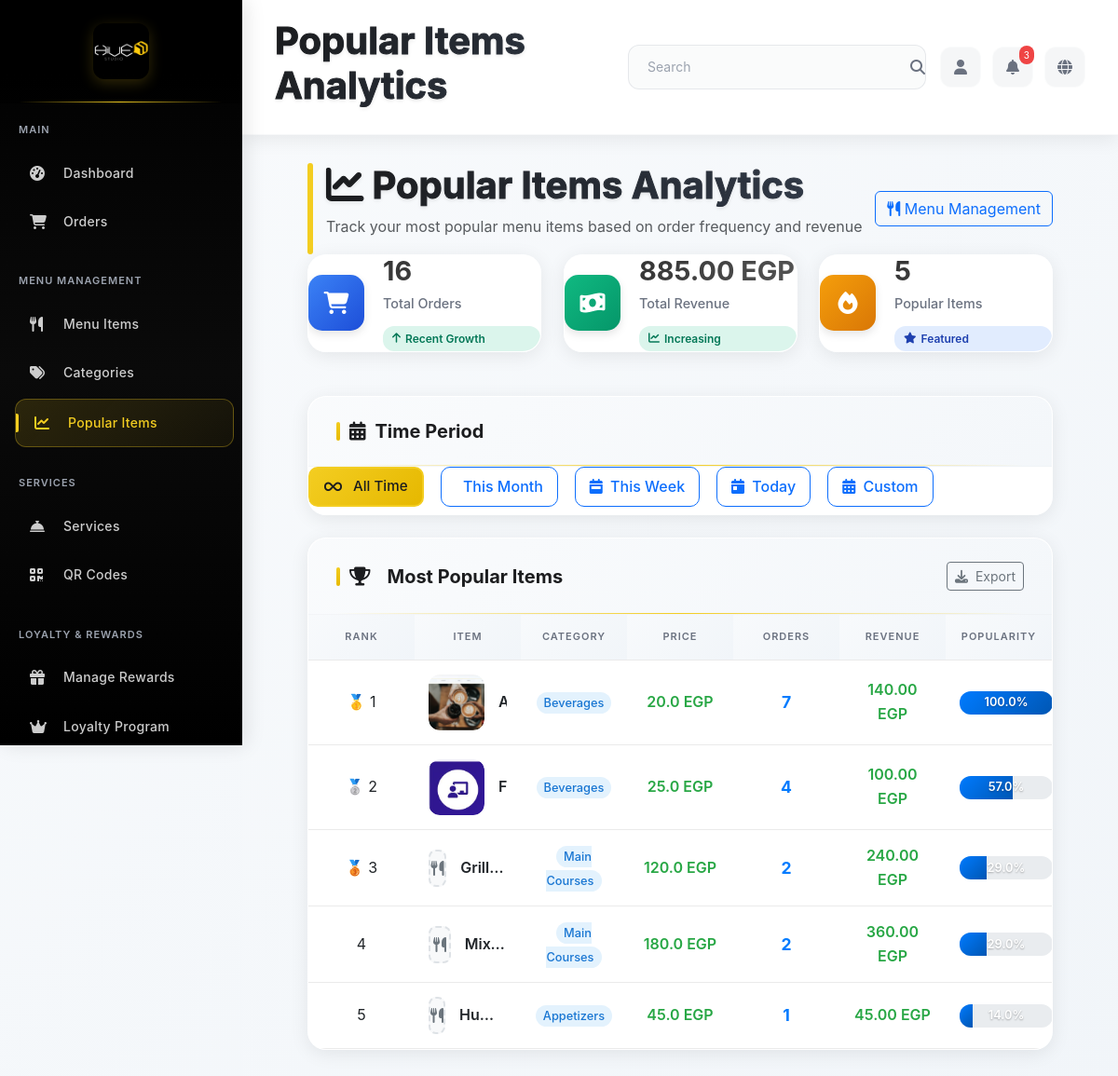
Page /admin/analytics/popular-items (signed in) on the committed database.
### app/models.py (models this page shows, shortened)
class MenuItem(db.Model):
    __tablename__ = 'menu_items'
    item_id = db.Column(db.Integer, primary_key=True)
    name = db.Column(db.String(100), nullable=False)
    description = db.Column(db.Text, nullable=True)
    price = db.Column(Numeric(10, 2), nullable=False)  # EGP
    category_id = db.Column(db.Integer, db.ForeignKey('categories.category_id'), nullable=False)
    image_url = db.Column(db.String(255), nullable=True)
    stock = db.Column(db.Integer, nullable=False, default=0)
    status = db.Column(db.Enum('available', 'out_of_stock', 'discontinued', name='item_status'),
                      nullable=False, default='available')
    ingredients = db.Column(db.Text, nullable=True)
    calories = db.Column(db.Integer, nullable=True)
    preparation_time = db.Column(db.Integer, nullable=True)  # in minutes
    allergens = db.Column(db.String(255), nullable=True)
    serving_size = db.Column(db.String(50), nullable=True)
    dietary_info = db.Column(db.String(255), nullable=True)  # vegetarian, vegan, gluten-free, etc.
    created_at = db.Column(db.DateTime, default=datetime.utcnow)
    updated_at = db.Column(db.DateTime, default=datetime.utcnow, onupdate=datetime.utcnow)
    order_items = db.relationship('OrderItem', backref='menu_item', lazy='dynamic', foreign_keys='OrderItem.item_id')
    images = db.relationship('MenuItemImage', backref='menu_item', lazy='dynamic')
    feedback = db.relationship('Feedback', backref='menu_item', lazy='dynamic')
    reward_items = db.relationship('RewardItem', backref='menu_item', lazy='dynamic')
    @classmethod
    def get_popular_items_with_counts(cls, limit=10, start_date=None, end_date=None):
        from sqlalchemy import func
        query = db.session.query(
            cls,
            func.sum(OrderItem.quantity).label('total_ordered')
        ).join(OrderItem).join(Order, OrderItem.order_id == Order.order_id)
        query = query.filter(cls.status == 'available')
        if start_date:
            query = query.filter(Order.order_time >= start_date)
        if end_date:
            query = query.filter(Order.order_time <= end_date)
        return query.group_by(cls.item_id).order_by(
            func.sum(OrderItem.quantity).desc()
        ).limit(limit).all()

class Category(db.Model):
    __tablename__ = 'categories'
    category_id = db.Column(db.Integer, primary_key=True)
    name = db.Column(db.String(100), nullable=False)
    description = db.Column(db.Text, nullable=True)
    display_order = db.Column(db.Integer, nullable=False, default=0)
    is_active = db.Column(db.Boolean, default=True)
    created_at = db.Column(db.DateTime, default=datetime.utcnow)
    menu_items = db.relationship('MenuItem', backref='category', lazy='dynamic')

### app/modules/admin/routes.py (the view, shortened to what this page needs)
@bp.route('/analytics/popular-items')
@login_required
def popular_items_analytics():
    if not current_user.is_admin():
        return redirect(url_for('main.index'))
    period = request.args.get('period', 'all')
    end_date = datetime.now()
    start_date = None
    if period == 'today':
        start_date = end_date.replace(hour=0, minute=0, second=0, microsecond=0)
    elif period == 'week':
        start_date = end_date - timedelta(days=7)
    elif period == 'month':
        start_date = end_date.replace(day=1)
    if start_date and period != 'all':
        popular_items_data = MenuItem.get_popular_items_with_counts(limit=15, start_date=start_date, end_date=end_date)
    else:
        popular_items_data = MenuItem.get_popular_items_with_counts(limit=15)
    analytics_data = []
    for item, count in popular_items_data:
        analytics_data.append({
            'name': item.name,
            'category': item.category.name,
            'price': float(item.price),
            'total_ordered': int(count),
            'revenue': float(item.price) * int(count),
            'image_url': item.image_url
        })
    if not analytics_data:
        flash('No data available for the selected time period.', 'info')
    total_orders = sum(item['total_ordered'] for item in analytics_data) if analytics_data else 0
    total_revenue = sum(item['revenue'] for item in analytics_data) if analytics_data else 0
    return render_template('popular_items_analytics.html',
                         analytics_data=analytics_data,
                         total_orders=total_orders,
                         total_revenue=total_revenue)

### app/modules/admin/templates/popular_items_analytics.html (shortened to what this page needs)
{% extends "base.html" %}
{% block page_title %}Popular Items Analytics{% endblock %}
{% block content %}
<div class="content-header">
    <div class="d-flex justify-content-between align-items-center">
        <div class="analytics-header">
            <h1 class="page-title"><i class="fas fa-chart-line"></i> Popular Items Analytics</h1>
            <p class="text-muted">Track your most popular menu items based on order frequency and revenue</p>
        </div>
        <div class="dashboard-actions">
            <a href="{{ url_for('admin.menu_management') }}" class="btn btn-outline-primary">
                <i class="fas fa-utensils"></i> Menu Management
            </a>
        </div>
    </div>
</div>
<div class="admin-content">
    <div class="row mb-4">
        <div class="col-md-4 mb-4">
            <div class="admin-card stats-card">
                <div class="card-body">
                    <div class="d-flex align-items-center">
                        <div class="stats-icon bg-primary">
                            <i class="fas fa-shopping-cart"></i>
                        </div>
                        <div class="stats-content">
                            <div class="stats-number" data-counter="{{ total_orders }}">{{ total_orders }}</div>
                            <div class="stats-label">Total Orders</div>
                            <div class="stats-trend-badge trend-positive">
                                <i class="fas fa-arrow-up"></i> Recent Growth
                            </div>
                        </div>
                    </div>
                </div>
            </div>
        </div>
        <div class="col-md-4 mb-4">
            <div class="admin-card stats-card">
                <div class="card-body">
                    <div class="d-flex align-items-center">
                        <div class="stats-icon bg-success">
                            <i class="fas fa-money-bill-wave"></i>
                        </div>
                        <div class="stats-content">
                            <div class="stats-number" data-counter="{{ total_revenue }}">{{ "%.2f"|format(total_revenue) }} EGP</div>
                            <div class="stats-label">Total Revenue</div>
                            <div class="stats-trend-badge trend-positive">
                                <i class="fas fa-chart-line"></i> Increasing
                            </div>
                        </div>
                    </div>
                </div>
            </div>
        </div>
        <div class="col-md-4 mb-4">
            <div class="admin-card stats-card">
                <div class="card-body">
                    <div class="d-flex align-items-center">
                        <div class="stats-icon bg-warning">
                            <i class="fas fa-fire"></i>
                        </div>
                        <div class="stats-content">
                            <div class="stats-number" data-counter="{{ analytics_data|length }}">{{ analytics_data|length }}</div>
                            <div class="stats-label">Popular Items</div>
                            <div class="stats-trend-badge trend-neutral">
                                <i class="fas fa-star"></i> Featured
                            </div>
                        </div>
                    </div>
                </div>
            </div>
        </div>
    </div>
    <div class="admin-card mb-4">
        <div class="card-header">
            <h3 class="card-title">
                <i class="fas fa-calendar-alt"></i>
                Time Period
            </h3>
        </div>
        <div class="card-body">
            <div class="d-flex flex-wrap filter-buttons">
                <a href="{{ url_for('admin.popular_items_analytics', period='all') }}"
                   class="btn {% if request.args.get('period') == 'all' or not request.args.get('period') %}btn-primary{% else %}btn-outline-primary{% endif %} me-2 mb-2">
                    <i class="fas fa-infinity me-1"></i> All Time
                </a>
                <a href="{{ url_for('admin.popular_items_analytics', period='month') }}"
                   class="btn {% if request.args.get('period') == 'month' %}btn-primary{% else %}btn-outline-primary{% endif %} me-2 mb-2">
                     This Month
                </a>
                <a href="{{ url_for('admin.popular_items_analytics', period='week') }}"
                   class="btn {% if request.args.get('period') == 'week' %}btn-primary{% else %}btn-outline-primary{% endif %} me-2 mb-2">
                    <i class="fas fa-calendar-week me-1"></i> This Week
                </a>
                <a href="{{ url_for('admin.popular_items_analytics', period='today') }}"
                   class="btn {% if request.args.get('period') == 'today' %}btn-primary{% else %}btn-outline-primary{% endif %} me-2 mb-2">
                    <i class="fas fa-calendar-day me-1"></i> Today
                </a>
                <button type="button" class="btn btn-outline-primary me-2 mb-2" data-bs-toggle="modal" data-bs-target="#customDateModal">
                    <i class="fas fa-calendar-alt me-1"></i> Custom
                </button>
            </div>
        </div>
    </div>
    <div class="admin-card">
        <div class="card-header">
            <div class="d-flex justify-content-between align-items-center">
                <h3 class="card-title">
                    <i class="fas fa-trophy me-2"></i>
                    Most Popular Items
                </h3>
                <div class="header-actions">
                    <button class="btn btn-sm btn-outline-secondary" id="exportToCsv">
                        <i class="fas fa-download me-1"></i> Export
                    </button>
                </div>
            </div>
        </div>
        <div class="card-body p-0">
            <div class="table-responsive">
                <table class="admin-table table-hover">
                    <thead class="table-light">
                        <tr>
                            <th class="text-center">Rank</th>
                            <th class="text-center">Item</th>
                            <th class="text-center">Category</th>
                            <th class="text-center">Price</th>
                            <th class="text-center">Orders</th>
                            <th class="text-center">Revenue</th>
                            <th class="text-center">Popularity</th>
                        </tr>
                    </thead>
                    <tbody>
                        {% if analytics_data %}
                            {% for item in analytics_data %}
                            <tr>
                                <td>
                                    {% if loop.index <= 3 %}
                                        <span class="rank-badge rank-{{ loop.index }}">
                                            {% if loop.index == 1 %}🥇{% elif loop.index == 2 %}🥈{% else %}🥉{% endif %}
                                            {{ loop.index }}
                                        </span>
                                    {% else %}
                                        <span class="rank-number">{{ loop.index }}</span>
                                    {% endif %}
                                </td>
                            <td>
                                <div class="item-info">
                                    {% if item.image_url %}
                                    <div class="thumbnail-container">
                                        <img src="{{ url_for('main.uploaded_file', filename='menu_images/' + item.image_url) }}"
                                             alt="{{ item.name }}" class="item-thumbnail">
                                    </div>
                                    {% else %}
                                    <div class="no-image-placeholder-small">
                                        <i class="fas fa-utensils"></i>
                                    </div>
                                    {% endif %}
                                    <strong title="{{ item.name }}">{{ item.name }}</strong>
                                </div>
                            </td>
                            <td class="text-center">
                                <span class="category-badge">{{ item.category }}</span>
                            </td>
                            <td class="text-center">
                                <span class="price-text">{{ item.price }} EGP</span>
                            </td>
                            <td class="text-center">
                                <span class="order-count">{{ item.total_ordered }}</span>
                            </td>
                            <td class="text-center">
                                <span class="revenue-text">{{ "%.2f"|format(item.revenue) }} EGP</span>
                            </td>
                            <td class="text-center">
                                <div class="popularity-bar">
                                    {% set max_ordered = analytics_data[0].total_ordered if analytics_data|length > 0 else 1 %}
                                    {% set percentage = (item.total_ordered / max_ordered * 100)|round if max_ordered > 0 else 0 %}
                                    <div class="popularity-fill" style="width: {{ percentage }}%"></div>
                                    <span class="popularity-text">{{ percentage }}%</span>
                                </div>
                            </td>
                        </tr>
                            {% endfor %}
                        {% endif %}
                    </tbody>
                </table>
            </div>
        </div>
    </div>
</div>
{% endblock %}

### rows in the picture
MenuItem: image_url (picture)
Category: category "Beverages" "Beverages"
MenuItem: image_url (picture)
MenuItem: name "Grill…"
Category: category "Main Courses" "Main Courses"
MenuItem: name "Mix…"
MenuItem: name "Hu…"
Category: category "Appetizers"

### other values in the picture
{{ total_orders }} "16"
{{ analytics_data|length }} "5"
{{ item.price }} "20.0" "25.0" "120.0" "180.0" "45.0"
{{ item.total_ordered }} "7" "4" "2" "2" "1"
{{ "%.2f"|format(item.revenue) }} "140.00" "100.00" "240.00" "360.00" "45.00"
{{ percentage }} "100.0" "57.0" "29.0" "29.0" "14.0"
